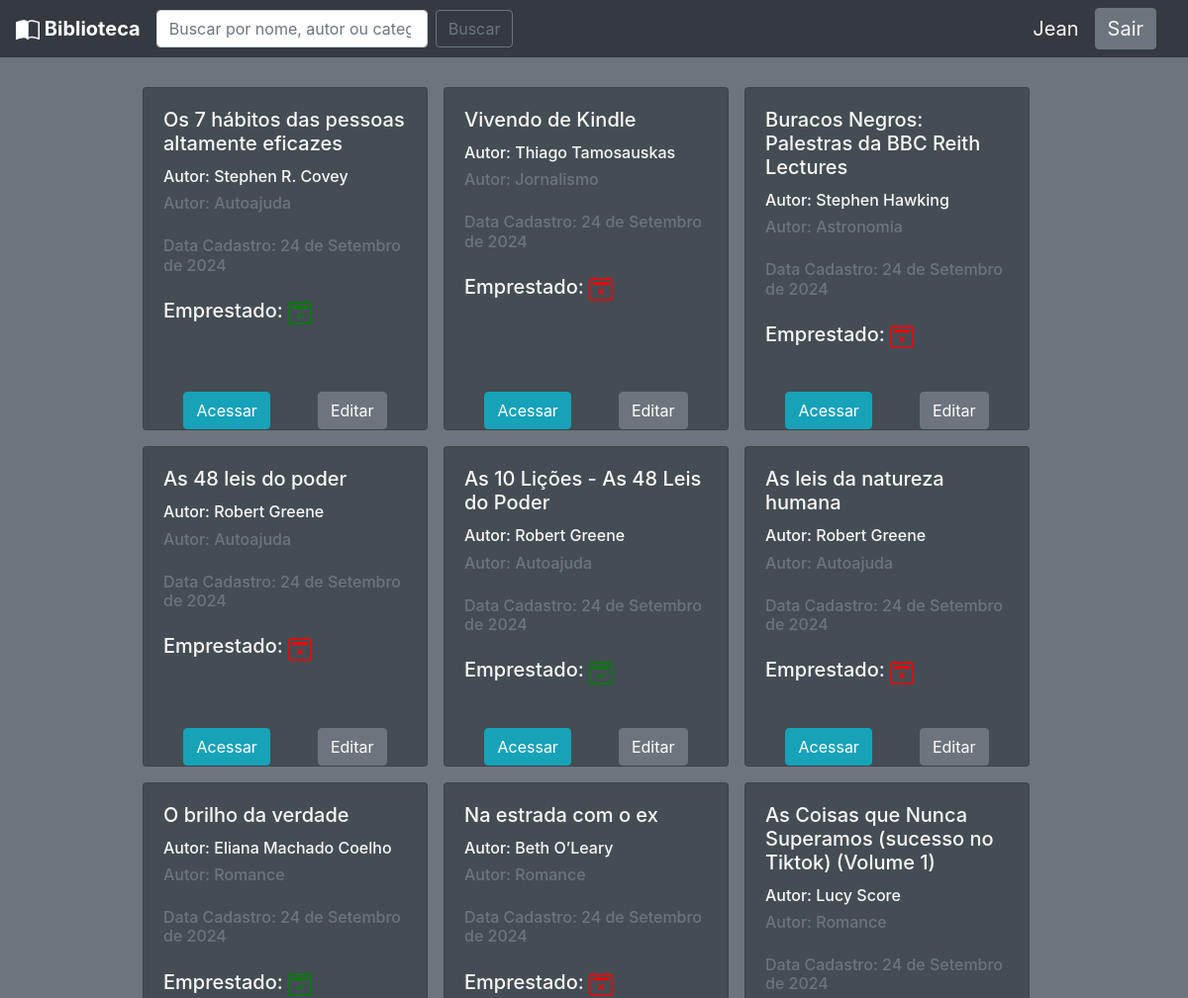
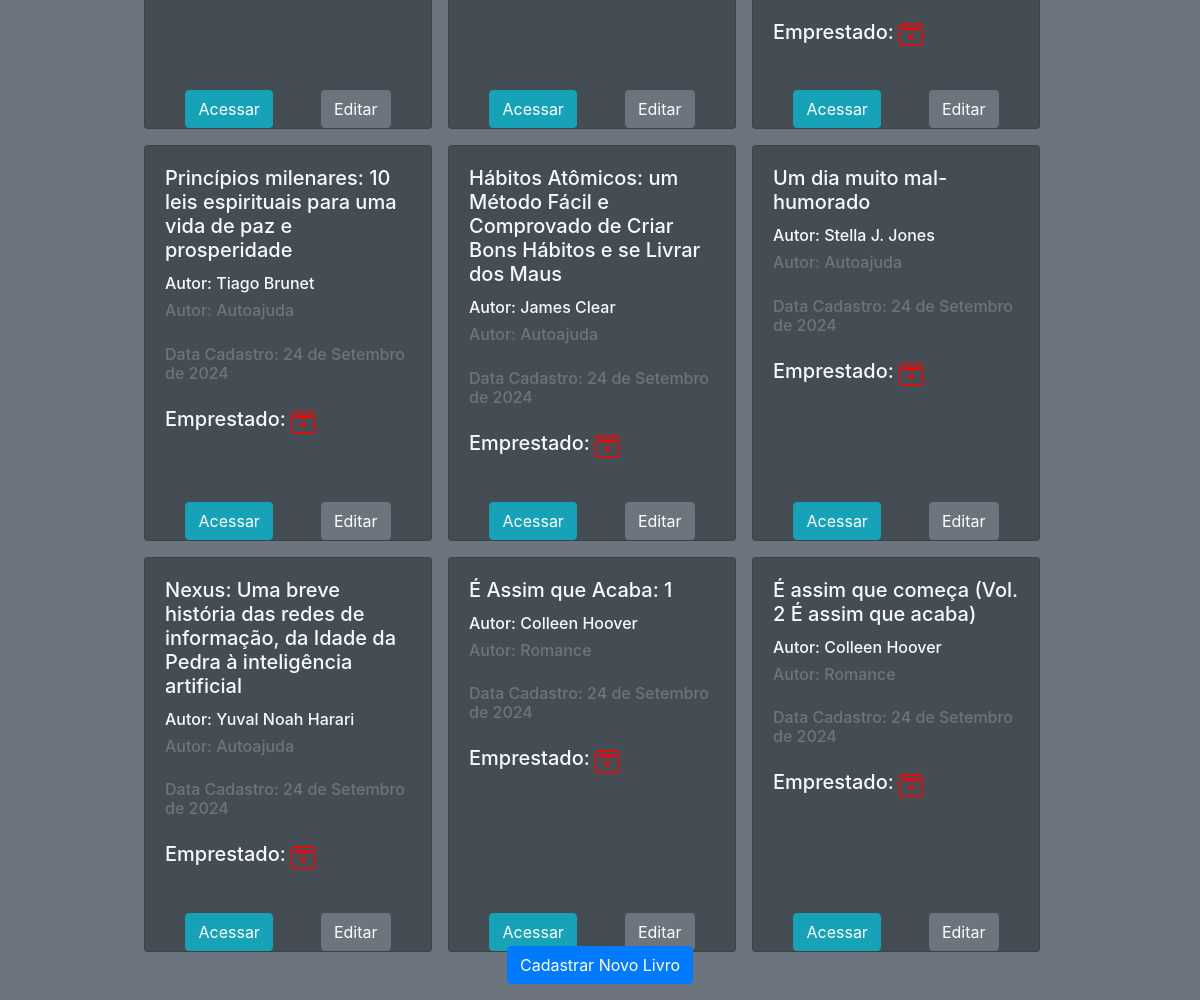
Screenshot of /livro/home/ (signed in) with the database file from the repository (2 pictures, top to bottom).
### usuarios/models.py (models this page shows, shortened)
class Usuario(models.Model):
  nome = models.CharField(max_length = 30)
  email = models.EmailField()
  senha = models.CharField(max_length = 64)

### livro/models.py (models this page shows, shortened)
class Livros(models.Model):
    nome = models.CharField(max_length = 100)
    autor = models.CharField(max_length = 30)
    co_autor = models.CharField(max_length = 30, blank = True, null = True)
    img_capa = models.ImageField(blank = True, null = True)
    sinopse = models.TextField(blank = True, null = True)
    data_cadastro = models.DateField(default = date.today)
    emprestado = models.BooleanField(default = False)
    nome_emprestado = models.CharField(max_length = 30, blank = True, null = True)
    data_emprestado = models.DateTimeField(blank = True, null = True)
    data_devolucao = models.DateTimeField(blank = True, null = True)
    tempo_duracao = models.DateField(blank = True, null = True)
    categoria = models.ForeignKey(Categoria, on_delete=models.DO_NOTHING)
    usuario = models.ForeignKey(Usuario, on_delete=models.DO_NOTHING)
    class Meta:
        verbose_name = 'Livro'

class Categoria(models.Model):
    nome = models.CharField(max_length = 30)
    descricao = models.TextField(blank = True, null = True)
    def __str__(self) -> str:
        return self.nome

### livro/views.py (the view)
# urls.py: path('home/', views.home, name = 'home'),
def home(request):
    if request.session.get('usuario'):
        usuario = Usuario.objects.get(id = request.session['usuario'])
        livros = Livros.objects.filter(usuario = usuario)
        query = request.GET.get('query')
        if query:
            livros = livros.filter(
                Q(nome__icontains=query) |
                Q(autor__icontains=query) |
                Q(categoria__nome__icontains=query)
            )
        return render(request, 'home.html', {'livros': livros})
    else:
        return redirect('/auth/login/?status=2')

### livro/context_processors.py (called while the page is built)
def usuario_autenticado(request):
    return {
        'user_authenticated': 'usuario' in request.session
    }

### livro/templates/home.html (shortened to what this page needs)
{% extends 'base.html' %}
{% block 'conteudo' %}
<br>
<br>
<br>
<div class="container">
  <div class="row d-flex justify-content-center">
    {% for livro in livros %}
    <div class="card mr-md-3 mt-3" style="width: 18rem; background-color: #434d53">
      <div class="card-body text-light">
        <h5 class="card-title">{{livro.nome}}</h5>
        <h6 class="card-subtitle mt-2 mb-2">Autor: {{livro.autor}}</h6>
        <h6 class="card-subtitle mt-2 mb-4 text-muted">Autor: {{livro.categoria}}</h6>
        <h6 class="card-subtitle mt-2 mb-4 text-muted">Data Cadastro: {{livro.data_cadastro}}</h6>
        <h5 class="card-subtitle mt-4 text-mute d-inline">Emprestado: </h5>
          <br>
          <br>
      </div>
      <div class="row dflex justify-content-center">
        <a href="{% url 'ver_livro' livro.id %}" class="btn btn-info mr-4">Acessar</a>
        <a href="{% url 'editar_livro' livro.id %}" class="btn btn-secondary ml-4">Editar</a>
      </div>
    </div>
    {% endfor %}
  </div>
  <br>
  <br>
  <div class="fixed-bottom text-center mb-3">
    <a href="{% url 'cadastrar_livro' %}" class="btn btn-primary"">Cadastrar Novo Livro</a>
  </div>
</div>
{% endblock %}

### templates/base.html (shortened to what this page needs)
<!DOCTYPE html>
<html lang="pt-br">
  <head>
    <link rel="stylesheet" href="https://stackpath.bootstrapcdn.com/bootstrap/4.1.3/css/bootstrap.min.css">
  </head>
  <body class="color bg-secondary">
    <nav class="navbar navbar-dark bg-dark fixed-top">
      <a class="navbar-brand font-weight-bold" href="{% url 'home' %}">
        Biblioteca
      </a>
      {% if user_authenticated %}
      <form method="GET" action="{% url 'home' %}" class="form-inline my-2 my-lg-0">
        <input class="form-control mr-sm-2" type="search" placeholder="Buscar por nome, autor ou categoria" aria-label="Search" name="query">
        <button class="btn btn-outline-secondary my-2 my-sm-0" type="submit">Buscar</button>
      </form>
      <div class="ml-auto d-flex align-items-center">
        <p class="navbar-brand mb-0 text-light">{{ request.session.username }}</p>
        <a href="{% url 'sair' %}" class="navbar-brand mb-0 btn btn-secondary text-light">Sair</a>
      </div>
      {% endif %}
    </nav>
    {% block 'conteudo' %} {% endblock %}
  </body>
</html>

### rows the page displays
Usuario: session.username "Jean"
Livros: nome "Os 7 hábitos das pessoas altamente eficazes", autor "Stephen R. Covey", categoria "Autoajuda", data_cadastro "24 de Setembro de 2024", emprestado True (drawn)
Livros: nome "Vivendo de Kindle", autor "Thiago Tamosauskas", categoria "Jornalismo", data_cadastro "24 de Setembro de 2024", emprestado False (drawn)
Livros: nome "Buracos Negros: Palestras da BBC Reith Lectures", autor "Stephen Hawking", categoria "Astronomia", data_cadastro "24 de Setembro de 2024", emprestado False (drawn)
Livros: nome "As 48 leis do poder", autor "Robert Greene", categoria "Autoajuda", data_cadastro "24 de Setembro de 2024", emprestado False (drawn)
Livros: nome "As 10 Lições - As 48 Leis do Poder", autor "Robert Greene", categoria "Autoajuda", data_cadastro "24 de Setembro de 2024", emprestado True (drawn)
Livros: nome "As leis da natureza humana", autor "Robert Greene", categoria "Autoajuda", data_cadastro "24 de Setembro de 2024", emprestado False (drawn)
Livros: nome "O brilho da verdade", autor "Eliana Machado Coelho", categoria "Romance", data_cadastro "24 de Setembro de 2024", emprestado True (drawn)
Livros: nome "Na estrada com o ex", autor "Beth O’Leary", categoria "Romance", data_cadastro "24 de Setembro de 2024", emprestado False (drawn)
Livros: nome "As Coisas que Nunca Superamos (sucesso no Tiktok) (Volume 1)", autor "Lucy Score", categoria "Romance", data_cadastro "24 de Setembro de 2024", emprestado False (drawn)
Livros: nome "Princípios milenares: 10 leis espirituais para uma vida de paz e prosperidade", autor "Tiago Brunet", categoria "Autoajuda", data_cadastro "24 de Setembro de 2024", emprestado False (drawn)
Livros: nome "Hábitos Atômicos: um Método Fácil e Comprovado de Criar Bons Hábitos e se Livrar dos Maus", autor "James Clear", categoria "Autoajuda", data_cadastro "24 de Setembro de 2024", emprestado False (drawn)
Livros: nome "Um dia muito mal-humorado", autor "Stella J. Jones", categoria "Autoajuda", data_cadastro "24 de Setembro de 2024", emprestado False (drawn)
Livros: nome "Nexus: Uma breve história das redes de informação, da Idade da Pedra à inteligência artificial", autor "Yuval Noah Harari", categoria "Autoajuda", data_cadastro "24 de Setembro de 2024", emprestado False (drawn)
Livros: nome "É Assim que Acaba: 1", autor "Colleen Hoover", categoria "Romance", data_cadastro "24 de Setembro de 2024", emprestado False (drawn)
Livros: nome "É assim que começa (Vol. 2 É assim que acaba)", autor "Colleen Hoover", categoria "Romance", data_cadastro "24 de Setembro de 2024", emprestado False (drawn)
